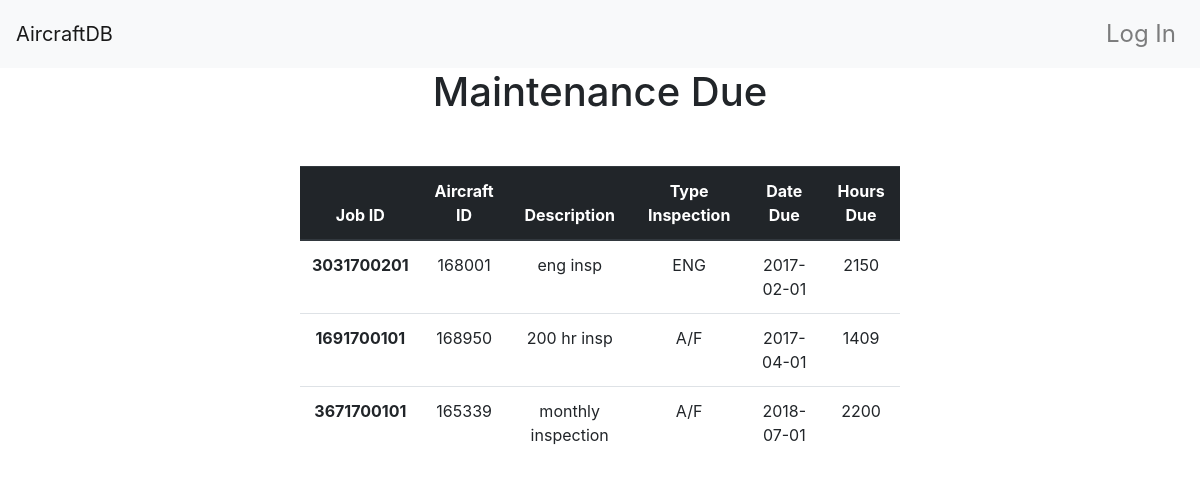
/mechanic/maintenance_due, run on an earlier commit of the app's database.
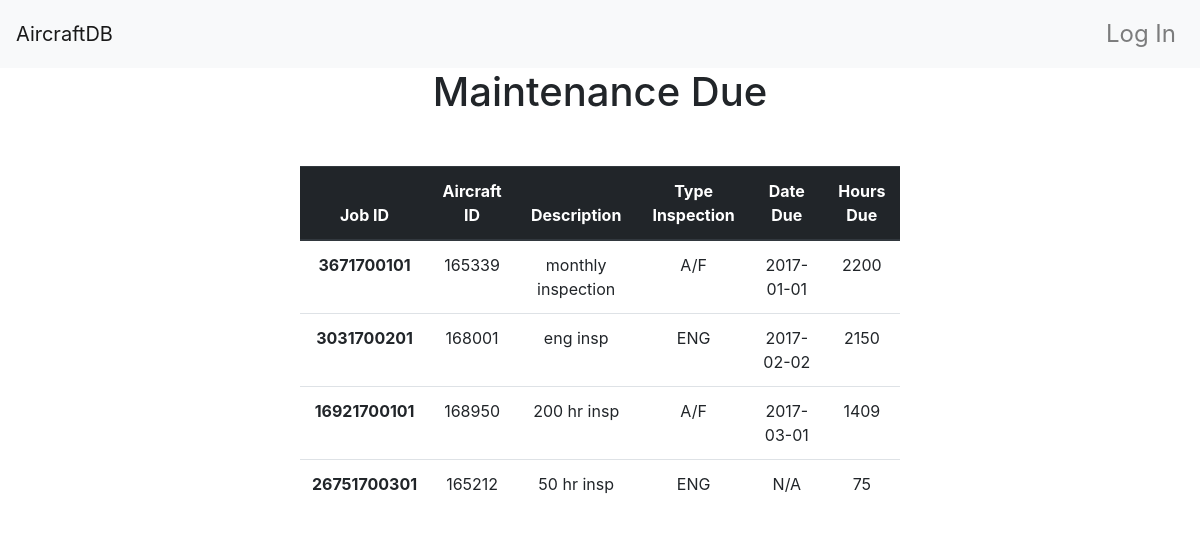
And on a later commit of the database.
### app/models.py (models this page shows, shortened)
class MaintenanceDue(db.Model):
    __tablename__ = 'maintenanceDues'
    job_id = db.Column(db.Integer, primary_key = True)
    aircraft_id = db.Column(db.Integer, db.ForeignKey('aircrafts.aircraft_id'), primary_key = True)
    description = db.Column(db.String(150))
    type_inspection =  db.Column(db.String(80))
    date_due = db.Column(db.String)
    hours_due = db.Column(db.Integer)

### app/main/views.py (the view)
@main.route('/mechanic/maintenance_due')
def mechanic_get_maintenance_due():
    data = MaintenanceDue.query.all()
    return render_template('mechanic/maintenance_due.html', data=data)

### app/templates/mechanic/maintenance_due.html
{% extends "base.html" %}
{% block page_content %}
<div class="table_heading">
    <h1>Maintenance Due</h1>
</div>
  <div class="second-container">
    <table class="table">
    <thead class="thead-dark">
      <tr>
        <th scope="col">Job ID</th>
        <th scope="col">Aircraft ID</th>
        <th scope="col">Description</th>
        <th scope="col">Type Inspection</th>
        <th scope="col">Date Due</th>
        <th scope="col">Hours Due</th>
      </tr>
    </thead>
    <tbody>
    {% for row in data %}
      <tr>
        <th scope="row"> {{row.job_id}} </th>
        <td>{{row.aircraft_id}}</td>
        <td>{{row.description}}</td>
        <td>{{row.type_inspection}}</td>
        <td>{{row.date_due}}</td>
        <td>{{row.hours_due}}</td>
        {% endfor %}
    </tbody>
  </table>
  </div>
{% endblock %}

### app/templates/base.html (shortened to what this page needs)
<!doctype html>
<html lang="en">
  <head>
    <link rel="stylesheet" href="../../static/style.css">
    <link rel="stylesheet" href="https://maxcdn.bootstrapcdn.com/bootstrap/4.0.0-beta.2/css/bootstrap.min.css">
    <link rel= "stylesheet" href="https://cdnjs.cloudflare.com/ajax/libs/flexboxgrid/6.3.1/flexboxgrid.css">
  </head>
{% block navbar %}
<nav class="navbar navbar-expand-lg navbar-light bg-light">
  <a class="navbar-brand" href="#">AircraftDB</a>
  <div class="collapse navbar-collapse" id="navbarNav">
    <ul class="navbar-nav ">
        {% if current_user.is_authenticated %}
        <li class="nav-item">
          <a class="nav-link" href="{{ url_for('auth.logout') }}">Log Out</a>
        </li>
        {% else %}
        <li class="nav-item">
          <a class="nav-link" href="{{ url_for('auth.login') }}">Log In</a>
        </li>
        {% endif %}
    </ul>
  </div>
</nav>
{% endblock %}
{% block content %}
  <div>
{% block page_content %}{% endblock %}
</div>
{% endblock %}

### app/static/style.css (style rules this page uses)
.nav-link { font-size: 24px; }
div.second-container { margin-top: 50px; text-align: center; }
div.second-container table { width: 50%; margin: auto; float: none;; }
div.table_heading { text-align: center }

What changed in the data, as far as the page shows it:
removed MaintenanceDue: job_id "3671700101", aircraft_id "165339", description "monthly inspection", type_inspection "A/F", date_due "2018-07-01", hours_due "2200"
added MaintenanceDue: job_id "3671700101", aircraft_id "165339", description "monthly inspection", type_inspection "A/F", date_due "2017-01-01", hours_due "2200"
changed MaintenanceDue "eng insp": date_due "2017-02-01" → "2017-02-02"
changed MaintenanceDue "200 hr insp": job_id "1691700101" → "16921700101"; date_due "2017-04-01" → "2017-03-01"
added MaintenanceDue: job_id "26751700301", aircraft_id "165212", description "50 hr insp", type_inspection "ENG", date_due "N/A", hours_due "75"
